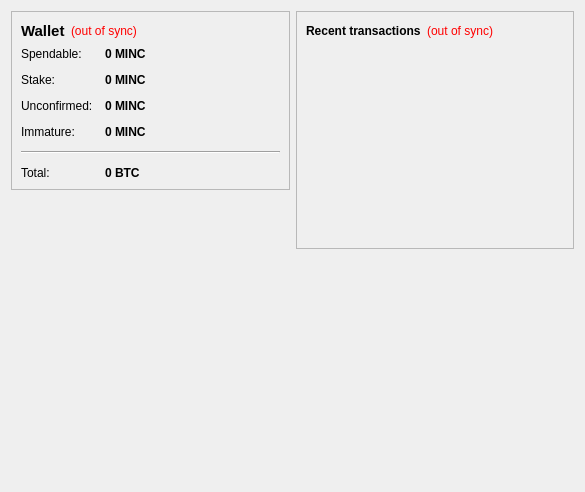
<?xml version="1.0" encoding="UTF-8"?>
<ui version="4.0">
 <class>OverviewPage</class>
 <widget class="QWidget" name="OverviewPage">
  <property name="geometry">
   <rect>
    <x>0</x>
    <y>0</y>
    <width>585</width>
    <height>492</height>
   </rect>
  </property>
  <property name="windowTitle">
   <string>Form</string>
  </property>
  <layout class="QHBoxLayout" name="horizontalLayout" stretch="1,1">
   <item>
    <layout class="QVBoxLayout" name="verticalLayout_2">
     <item>
      <widget class="QFrame" name="frame">
       <property name="frameShape">
        <enum>QFrame::StyledPanel</enum>
       </property>
       <property name="frameShadow">
        <enum>QFrame::Raised</enum>
       </property>
       <layout class="QVBoxLayout" name="verticalLayout_4">
        <item>
         <layout class="QHBoxLayout" name="horizontalLayout_4">
          <item>
           <widget class="QLabel" name="label_5">
            <property name="font">
             <font>
              <pointsize>11</pointsize>
              <weight>75</weight>
              <bold>true</bold>
             </font>
            </property>
            <property name="text">
             <string>Wallet</string>
            </property>
           </widget>
          </item>
          <item>
           <widget class="QLabel" name="labelWalletStatus">
            <property name="toolTip">
             <string>The displayed information may be out of date. Your wallet automatically synchronizes with the MinionsCoin network after a connection is established, but this process has not completed yet.</string>
            </property>
            <property name="styleSheet">
             <string notr="true">QLabel { color: red; }</string>
            </property>
            <property name="text">
             <string notr="true">(out of sync)</string>
            </property>
            <property name="alignment">
             <set>Qt::AlignLeading|Qt::AlignLeft|Qt::AlignVCenter</set>
            </property>
           </widget>
          </item>
          <item>
           <spacer name="horizontalSpacer_2">
            <property name="orientation">
             <enum>Qt::Horizontal</enum>
            </property>
            <property name="sizeHint" stdset="0">
             <size>
              <width>40</width>
              <height>20</height>
             </size>
            </property>
           </spacer>
          </item>
         </layout>
        </item>
        <item>
         <layout class="QFormLayout" name="formLayout_2">
          <property name="fieldGrowthPolicy">
           <enum>QFormLayout::AllNonFixedFieldsGrow</enum>
          </property>
          <property name="horizontalSpacing">
           <number>12</number>
          </property>
          <property name="verticalSpacing">
           <number>12</number>
          </property>
          <item row="0" column="0">
           <widget class="QLabel" name="label">
            <property name="text">
             <string>Spendable:</string>
            </property>
           </widget>
          </item>
          <item row="0" column="1">
           <widget class="QLabel" name="labelBalance">
            <property name="font">
             <font>
              <weight>75</weight>
              <bold>true</bold>
             </font>
            </property>
            <property name="cursor">
             <cursorShape>IBeamCursor</cursorShape>
            </property>
            <property name="toolTip">
             <string>Your current spendable balance</string>
            </property>
            <property name="text">
             <string notr="true">0 MINC</string>
            </property>
            <property name="textInteractionFlags">
             <set>Qt::LinksAccessibleByMouse|Qt::TextSelectableByKeyboard|Qt::TextSelectableByMouse</set>
            </property>
           </widget>
          </item>
          <item row="1" column="0">
           <widget class="QLabel" name="label_6">
            <property name="text">
             <string>Stake:</string>
            </property>
           </widget>
          </item>
          <item row="1" column="1">
           <widget class="QLabel" name="labelStake">
            <property name="font">
             <font>
              <weight>75</weight>
              <bold>true</bold>
             </font>
            </property>
            <property name="cursor">
             <cursorShape>IBeamCursor</cursorShape>
            </property>
            <property name="toolTip">
             <string>Total of coins that was staked, and do not yet count toward the current balance</string>
            </property>
            <property name="text">
             <string notr="true">0 MINC</string>
            </property>
            <property name="textInteractionFlags">
             <set>Qt::LinksAccessibleByMouse|Qt::TextSelectableByKeyboard|Qt::TextSelectableByMouse</set>
            </property>
           </widget>
          </item>
          <item row="2" column="0">
           <widget class="QLabel" name="label_3">
            <property name="text">
             <string>Unconfirmed:</string>
            </property>
           </widget>
          </item>
          <item row="2" column="1">
           <widget class="QLabel" name="labelUnconfirmed">
            <property name="font">
             <font>
              <weight>75</weight>
              <bold>true</bold>
             </font>
            </property>
            <property name="cursor">
             <cursorShape>IBeamCursor</cursorShape>
            </property>
            <property name="toolTip">
             <string>Total of transactions that have yet to be confirmed, and do not yet count toward the current balance</string>
            </property>
            <property name="text">
             <string notr="true">0 MINC</string>
            </property>
            <property name="textInteractionFlags">
             <set>Qt::LinksAccessibleByMouse|Qt::TextSelectableByKeyboard|Qt::TextSelectableByMouse</set>
            </property>
           </widget>
          </item>
          <item row="3" column="0">
           <widget class="QLabel" name="labelImmatureText">
            <property name="text">
             <string>Immature:</string>
            </property>
           </widget>
          </item>
          <item row="3" column="1">
           <widget class="QLabel" name="labelImmature">
            <property name="font">
             <font>
              <weight>75</weight>
              <bold>true</bold>
             </font>
            </property>
            <property name="toolTip">
             <string>Mined balance that has not yet matured</string>
            </property>
            <property name="text">
             <string notr="true">0 MINC</string>
            </property>
            <property name="textInteractionFlags">
             <set>Qt::LinksAccessibleByMouse|Qt::TextSelectableByKeyboard|Qt::TextSelectableByMouse</set>
            </property>
           </widget>
          </item>
          <item row="4" column="0" colspan="2">
           <widget class="Line" name="line">
            <property name="orientation">
             <enum>Qt::Horizontal</enum>
            </property>
           </widget>
          </item>
          <item row="5" column="0">
           <widget class="QLabel" name="labelTotalText">
            <property name="text">
             <string>Total:</string>
            </property>
           </widget>
          </item>
          <item row="5" column="1">
           <widget class="QLabel" name="labelTotal">
            <property name="font">
             <font>
              <weight>75</weight>
              <bold>true</bold>
             </font>
            </property>
            <property name="cursor">
             <cursorShape>IBeamCursor</cursorShape>
            </property>
            <property name="toolTip">
             <string>Your current total balance</string>
            </property>
            <property name="text">
             <string notr="true">0 BTC</string>
            </property>
            <property name="textInteractionFlags">
             <set>Qt::LinksAccessibleByMouse|Qt::TextSelectableByKeyboard|Qt::TextSelectableByMouse</set>
            </property>
           </widget>
          </item>
         </layout>
        </item>
       </layout>
      </widget>
     </item>
     <item alignment="Qt::AlignHCenter|Qt::AlignVCenter">
      <widget class="QLabel" name="label_2">
       <property name="minimumSize">
        <size>
         <width>256</width>
         <height>256</height>
        </size>
       </property>
       <property name="maximumSize">
        <size>
         <width>256</width>
         <height>256</height>
        </size>
       </property>
       <property name="text">
        <string/>
       </property>
       <property name="textFormat">
        <enum>Qt::LogText</enum>
       </property>
       <property name="pixmap">
        <pixmap resource="../bitcoin.qrc">:/icons/res/icons/minc-600.png</pixmap>
       </property>
       <property name="scaledContents">
        <bool>true</bool>
       </property>
       <property name="wordWrap">
        <bool>false</bool>
       </property>
      </widget>
     </item>
     <item>
      <spacer name="verticalSpacer">
       <property name="orientation">
        <enum>Qt::Vertical</enum>
       </property>
       <property name="sizeHint" stdset="0">
        <size>
         <width>20</width>
         <height>40</height>
        </size>
       </property>
      </spacer>
     </item>
    </layout>
   </item>
   <item>
    <layout class="QVBoxLayout" name="verticalLayout_3">
     <item>
      <widget class="QFrame" name="frame_2">
       <property name="frameShape">
        <enum>QFrame::StyledPanel</enum>
       </property>
       <property name="frameShadow">
        <enum>QFrame::Raised</enum>
       </property>
       <layout class="QVBoxLayout" name="verticalLayout">
        <item>
         <layout class="QHBoxLayout" name="horizontalLayout_2">
          <item>
           <widget class="QLabel" name="label_4">
            <property name="text">
             <string>&lt;b&gt;Recent transactions&lt;/b&gt;</string>
            </property>
           </widget>
          </item>
          <item>
           <widget class="QLabel" name="labelTransactionsStatus">
            <property name="toolTip">
             <string>The displayed information may be out of date. Your wallet automatically synchronizes with the MinionsCoin network after a connection is established, but this process has not completed yet.</string>
            </property>
            <property name="styleSheet">
             <string notr="true">QLabel { color: red; }</string>
            </property>
            <property name="text">
             <string notr="true">(out of sync)</string>
            </property>
            <property name="alignment">
             <set>Qt::AlignRight|Qt::AlignTrailing|Qt::AlignVCenter</set>
            </property>
           </widget>
          </item>
          <item>
           <spacer name="horizontalSpacer">
            <property name="orientation">
             <enum>Qt::Horizontal</enum>
            </property>
            <property name="sizeHint" stdset="0">
             <size>
              <width>40</width>
              <height>20</height>
             </size>
            </property>
           </spacer>
          </item>
         </layout>
        </item>
        <item>
         <widget class="QListView" name="listTransactions">
          <property name="styleSheet">
           <string notr="true">QListView { background: transparent; }</string>
          </property>
          <property name="frameShape">
           <enum>QFrame::NoFrame</enum>
          </property>
          <property name="verticalScrollBarPolicy">
           <enum>Qt::ScrollBarAlwaysOff</enum>
          </property>
          <property name="horizontalScrollBarPolicy">
           <enum>Qt::ScrollBarAlwaysOff</enum>
          </property>
          <property name="selectionMode">
           <enum>QAbstractItemView::NoSelection</enum>
          </property>
         </widget>
        </item>
       </layout>
      </widget>
     </item>
     <item>
      <spacer name="verticalSpacer_2">
       <property name="orientation">
        <enum>Qt::Vertical</enum>
       </property>
       <property name="sizeHint" stdset="0">
        <size>
         <width>20</width>
         <height>40</height>
        </size>
       </property>
      </spacer>
     </item>
    </layout>
   </item>
  </layout>
 </widget>
 <resources>
  <include location="../bitcoin.qrc"/>
 </resources>
 <connections/>
</ui>
